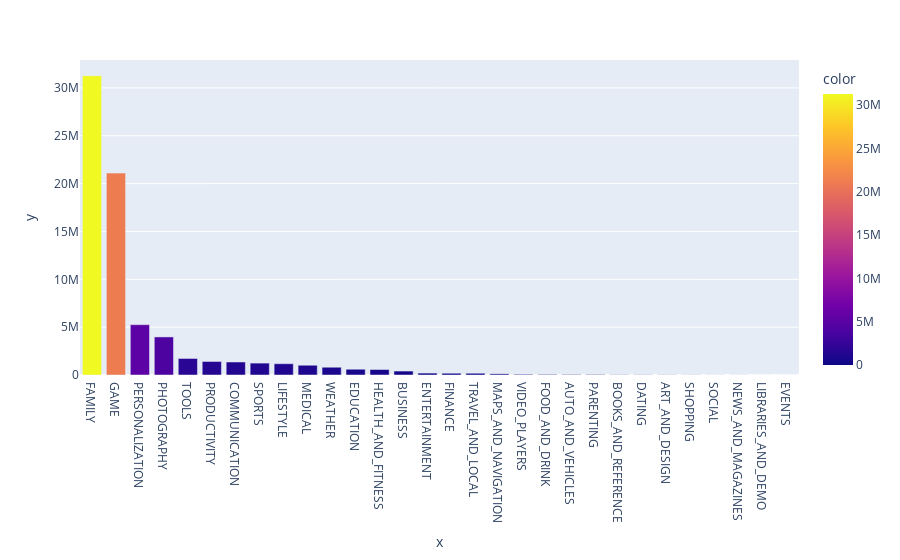

Notebook code for this chart:
### Markdown cell above
# which are the categories with highest number of paid installations?

### Code cell
paid_cat_install = paid_data['Installs_New'].groupby(by = paid_data['Category']).sum().sort_values(ascending =False)
px.bar(paid_data, x = paid_cat_install.index, y = paid_cat_install.values , color =paid_cat_install)

### Figure 1 — Plotly figure (JSON) as saved in the notebook; plotly's stock layout.template omitted (floating-point values rounded to 4 significant figures)
{"data": [{"alignmentgroup": "True", "hovertemplate": "x=%{x}<br>y=%{y}<br>color=%{marker.color}<extra></extra>", "legendgroup": "", "marker": {"color": [31271814, 21099965, 5258794, 3978740, 1727441, 1412055, 1360050, 1243815, 1179110, 1020033, 812000, 602000, 574110, 412775, 200000, 185602, 183060, 121100, 71000, 60000, 50150, 50100, 23316, 21350, 16000, 10100, 6000, 5500, 100, 1], "coloraxis": "coloraxis", "pattern": {"shape": ""}}, "name": "", "offsetgroup": "", "orientation": "v", "showlegend": false, "textposition": "auto", "type": "bar", "x": ["FAMILY", "GAME", "PERSONALIZATION", "PHOTOGRAPHY", "TOOLS", "PRODUCTIVITY", "COMMUNICATION", "SPORTS", "LIFESTYLE", "MEDICAL", "WEATHER", "EDUCATION", "HEALTH_AND_FITNESS", "BUSINESS", "ENTERTAINMENT", "FINANCE", "TRAVEL_AND_LOCAL", "MAPS_AND_NAVIGATION", "VIDEO_PLAYERS", "FOOD_AND_DRINK", "AUTO_AND_VEHICLES", "PARENTING", "BOOKS_AND_REFERENCE", "DATING", "ART_AND_DESIGN", "SHOPPING", "SOCIAL", "NEWS_AND_MAGAZINES", "LIBRARIES_AND_DEMO", "EVENTS"], "xaxis": "x", "y": [31271814, 21099965, 5258794, 3978740, 1727441, 1412055, 1360050, 1243815, 1179110, 1020033, 812000, 602000, 574110, 412775, 200000, 185602, 183060, 121100, 71000, 60000, 50150, 50100, 23316, 21350, 16000, 10100, 6000, 5500, 100, 1], "yaxis": "y"}], "layout": {"barmode": "relative", "coloraxis": {"colorbar": {"title": {"text": "color"}}, "colorscale": [[0, "#0d0887"], [0.1111, "#46039f"], [0.2222, "#7201a8"], [0.3333, "#9c179e"], [0.4444, "#bd3786"], [0.5556, "#d8576b"], [0.6667, "#ed7953"], [0.7778, "#fb9f3a"], [0.8889, "#fdca26"], [1, "#f0f921"]]}, "legend": {"tracegroupgap": 0}, "margin": {"t": 60}, "xaxis": {"anchor": "y", "domain": [0, 1], "title": {"text": "x"}}, "yaxis": {"anchor": "x", "domain": [0, 1], "title": {"text": "y"}}}}
